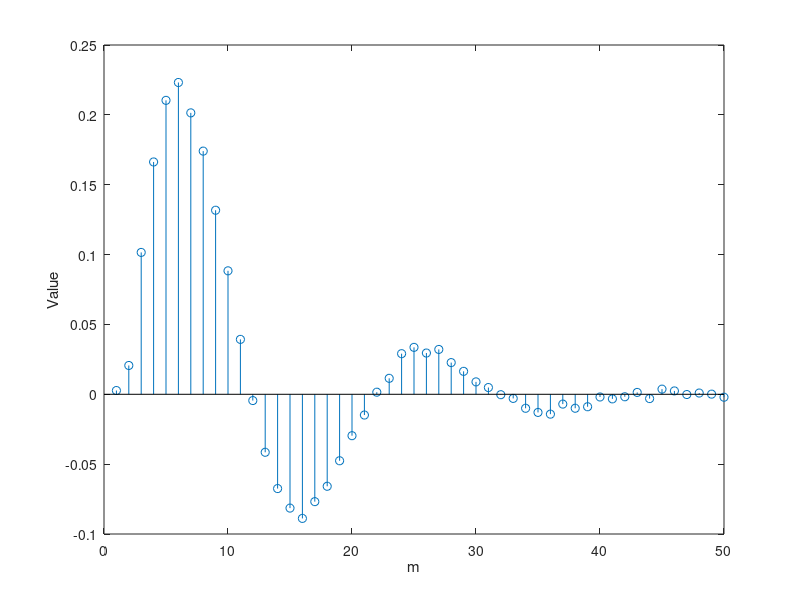
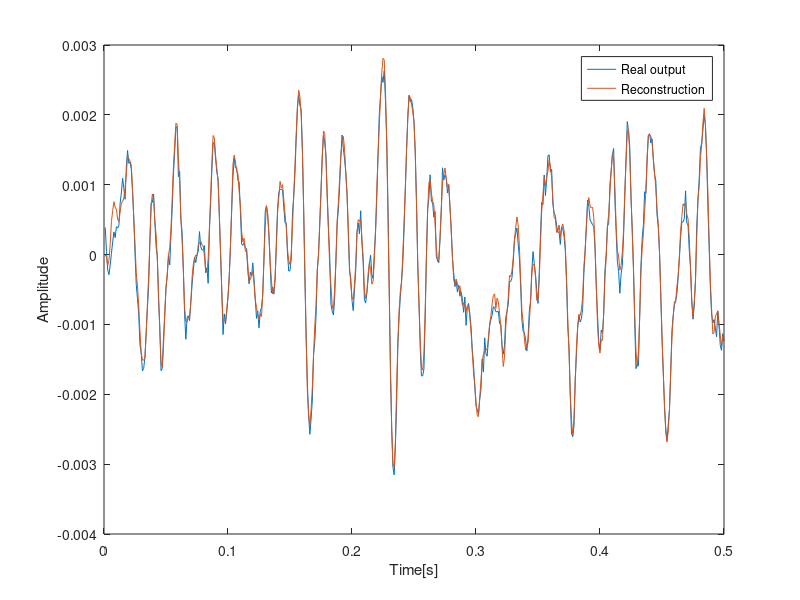
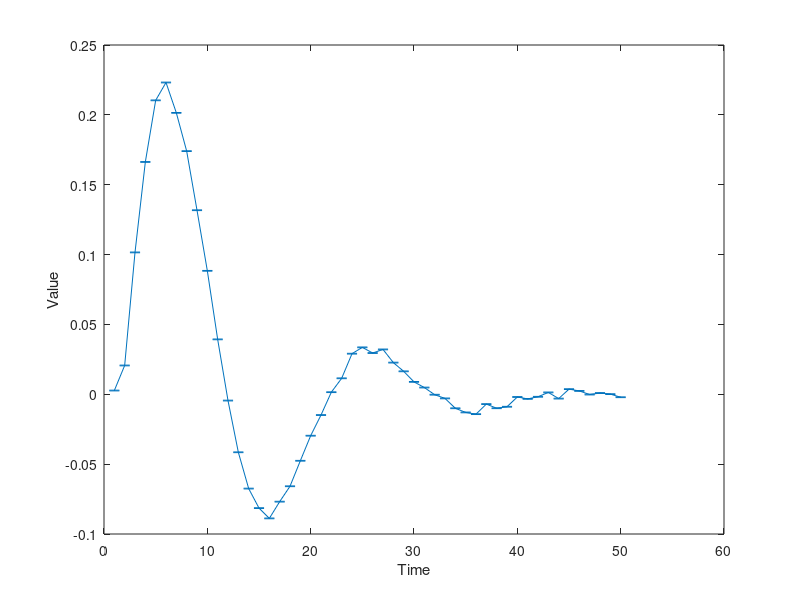

Here is the MATLAB script that generated these plots, in order:
clear all
clc
close all

laserbeamdata = load('laserbeamdataN.mat');
y = laserbeamdata.y;
u = laserbeamdata.u;
Te = 1e-3; % sampling time
%%
N = length(y);
m = 50;
Phi = toeplitz(u, [u(1);zeros(N-1,1)]);

% truncate
Phi = Phi(:,1:m);

% least squares
% theta = pinv(Phi'*Phi)*Phi'*y;
theta = Phi\y
figure
stem(theta)
xlabel('m')
ylabel('Value')

%%
% reconstruct
yhat = Phi*theta;

x_ax = Te*[1:length(yhat)];
% compare
figure
plot(x_ax,y);
hold on
plot(x_ax,yhat);
hold off

xlabel('Time[s]')
ylabel('Amplitude')
legend('Real output','Reconstruction')

% loss function
J = sum((y - yhat).^2)/N

%%

% covariance of parameters theta

var_hat = J/(N-m);

cov = var_hat*pinv(Phi'*Phi);
two_sigma = 2*sqrt(diag(cov));

figure
errorbar(theta, two_sigma)

xlabel('Time')
ylabel('Value')
